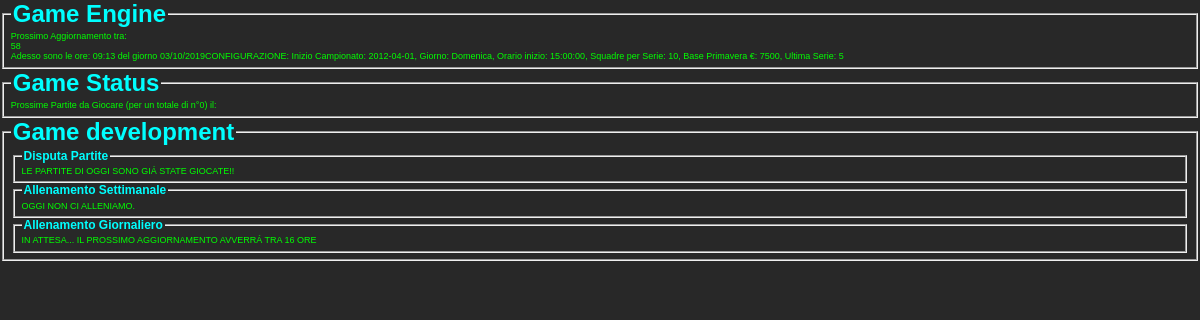
The app's page /newGM/zzz_game_engine.php (signed in) with its own data.
### tables this page shows
CREATE TABLE IF NOT EXISTS `zz_config` (
  `id` int(1) NOT NULL,
  `data` date NOT NULL,
  `giorno` int(2) NOT NULL,
  `orario` time NOT NULL,
  `squadre` int(11) NOT NULL,
  `prim_base` int(11) NOT NULL,
  `ultima_serie` int(11) NOT NULL,
  `giorno_allenamento` int(2) NOT NULL,
  KEY `id` (`id`)
);

### newGM/zzz_game_engine.php (the view, shortened to what this page needs)
<head>
</head>
<body onLoad="javascript:cronometro(61);">
	<fieldset>
		<legend><h1 class="h1">Game Engine</h1></legend>
		<div>Prossimo Aggiornamento tra: <div id='contatore'></div></div>
		<?php
		$giorni = array("Domenica","Lunedi","Martedi","Mercoledi","Giovedi","Venerdi","Sabato");
		$Oggi = time();
		$g1 = date("d",$Oggi);
		$m1 = date("m",$Oggi);
		$a1 = date("Y",$Oggi);
		$hor = date("H",$Oggi);
		$min = date("i",$Oggi);
		$oraAdesso = $hor.":".$min;
		$dataIta = $g1."/".$m1."/".$a1;
		$separatore = "/";
		$split_data = explode($separatore, $dataIta);
		$dataSql = $split_data[2] . "-" . $split_data[1] . "-" . $split_data[0];
		$qry = "SELECT * FROM  zz_config WHERE id=1";
		$result = mysql_query($qry);
		$row   =   mysql_fetch_array($result);
		$dataAvvio = $row['data'];
		$giornoAvvio = $row['giorno'];
		$orarioAvvio = $row['orario'];
		$squadre_serie = $row['squadre'];
		$primavera_base = $row['prim_base'];
		$ultima_serie = $row['ultima_serie'];
		$giorno_allenamento = $row['giorno_allenamento'];
		echo "Adesso sono le ore: ".$oraAdesso." del giorno ".$dataIta;
		echo "CONFIGURAZIONE: Inizio Campionato: ".$dataAvvio.", Giorno: ".$giorni[$giornoAvvio].", Orario inizio: ".$orarioAvvio.", Squadre per Serie: ".$squadre_serie.", Base Primavera €: ".$primavera_base.", Ultima Serie: ".$ultima_serie;
		?>
	</fieldset>
	<fieldset>
		<legend><h1 class="h1">Game Status</h1></legend>
		<?php
		$conta = 0;
		$break = $conta / (($squadre_serie-1)*2);
		$data_prossima = $cal_data[0];
		?>
		Prossime Partite da Giocare (per un totale di n°<?php echo $break; ?>) il: <?php echo $data_prossima; ?>
	</fieldset>
	<fieldset>
		<legend><h1 class="h1">Game development</h1></legend>
		<fieldset>
		<legend>Disputa Partite</legend>
		<?php
		if ($break == 0)
		{
			echo "LE PARTITE DI OGGI SONO GI&Aacute; STATE GIOCATE!!";
		}
		?>
		</fieldset>
		<fieldset>
		<legend>Allenamento Settimanale</legend>
		<?php
		if (date("w",strtotime($dataSql)) == ($giorno_allenamento+1))
		{
			if ($oraAdesso > "00:00:01" and $oraAdesso < "01:00:00")
			{
				echo "CI STIAMO ALLENANDO...";
			}
			else
			{
				echo "ALLENAMENTO CONCLUSO";
			}
		}
		else
		{
			echo "OGGI NON CI ALLENIAMO.";
		}
		?>
		</fieldset>
		<fieldset>
		<legend>Allenamento Giornaliero</legend>
		<?php
		if ($oraAdesso < "01:00:00")
		{
			$festeggia = date("z",$Oggi)/365*120;
			echo "STIAMO FACENDO L'AGGIORNAMENTO GIORNALIERO...<br>Giorno dell'anno: ".date("z",$Oggi)."<br>Giorno dell'anno Scambiato: ".$festeggia;
			$qry = "SELECT * FROM staff WHERE s_id_staff=3";
			$result = mysql_query($qry);
			if (!$result)
			{
				echo 'Errore nella query di selezione fISIOTERAPISTI: ' . mysql_error();
				exit();
			}
			while ($row = mysql_fetch_array($result))
			{
				$fisio_team[] = $row['s_id_team'];
				$fisio_effic[] = (0.9 * $row['s_abi'] * $row['s_mot']) / 100 + $row['s_esp']/8;
				$fisio_addestra[] = $row['s_addestramento'];
			}
			$ar_fisioterapista = array_combine($fisio_team,$fisio_effic);
			$ar_addestramento = array_combine($fisio_team,$fisio_addestra);
			$qry = "SELECT * FROM giocatori WHERE data_allenamento < '$dataSql'";
			$result = mysql_query($qry);
			$totale = mysql_num_rows($result);
			if (!$result)
			{
				echo 'Errore nella query di selezione GIOCATORI: ' . mysql_error();
				exit();
			}
			if ($totale != 0)
			{
				while ($row = mysql_fetch_array($result))
				{
					$giocatore_id[] = $row['id'];
					$giocatore_fresc[] = $row['fresc'];
					$giocatore_team[] = $row['id_team'];
					$giocatore_nascita[] = strtotime($row['nascita']);
				}
				$ar_freschezza = array_combine($giocatore_id,$giocatore_fresc);
				$ar_compleanno = array_combine($giocatore_id,$giocatore_nascita);
				$ar_team = array_combine($giocatore_id,$giocatore_team);
				foreach ($giocatore_id as $xyz)
				{
					$compleanno = date("z",$ar_compleanno[$xyz])/365*120;
					if (in_array($ar_team[$xyz],$fisio_team))
					{
						$distrazione = 1;
						if ($ar_addestramento[$ar_team[$xyz]] < 15)
						{
							$distrazione = 0.93;
						}
						$freschezza =  $ar_freschezza[$xyz] + $ar_fisioterapista[$ar_team[$xyz]]/100*10*$distrazione;
					}
					else
					{
						$freschezza = $ar_freschezza[$xyz] +1 ;
					}
					$freschezza = round($freschezza,0);
					if ($freschezza > 100)	{ $freschezza = 100; }
					$qry = "UPDATE giocatori SET data_allenamento = '$dataSql', fresc = '$freschezza' ";
					if ($compleanno == $festeggia)
					{
						$qry .= ", eta=eta+1 ";
					}
					$qry .= "WHERE id='$xyz'";
					$result = mysql_query($qry);
					if (!$result)
					{
						echo 'Errore nella query di UPDATE GIOCATORI: ' . mysql_error();
						exit();
					}
				}
				echo "<br>AGGIORNAMENTO CONCLUSO CON ESITO POSITIVO";
			}
			else
			{
				echo "<br>AGGIORNAMENTO GIORNALIERO GI&Aacute; CONCLUSO. IL PROSSIMO AGGIORNAMENTO AVVERR&Aacute; TRA ".("25:00:00"-$oraAdesso)." ORE";
			}
		}
		else
		{
			echo "IN ATTESA... IL PROSSIMO AGGIORNAMENTO AVVERR&Aacute; TRA ".("25:00:00"-$oraAdesso)." ORE";
		}
		?>
		</fieldset>
	</fieldset>
</body>

### newGM/zzz_engine.css (style rules this page uses)
body,h1,h2,h3,p,td,quote,small,form,input,ul,li,ol,label { margin:0px; padding:0px; font-family:Arial, Helvetica, sans-serif; }
body { color:#00FF00; background-color:#282828; font-size:xx-small; }
legend { color: #00FFFF; font-size: 12px; font-weight:bold; }

### records on screen
zz_config: data "2012-04-01", giorno "Domenica", orario "15:00:00", squadre "10", prim_base "7500", ultima_serie "5", squadre "0"
